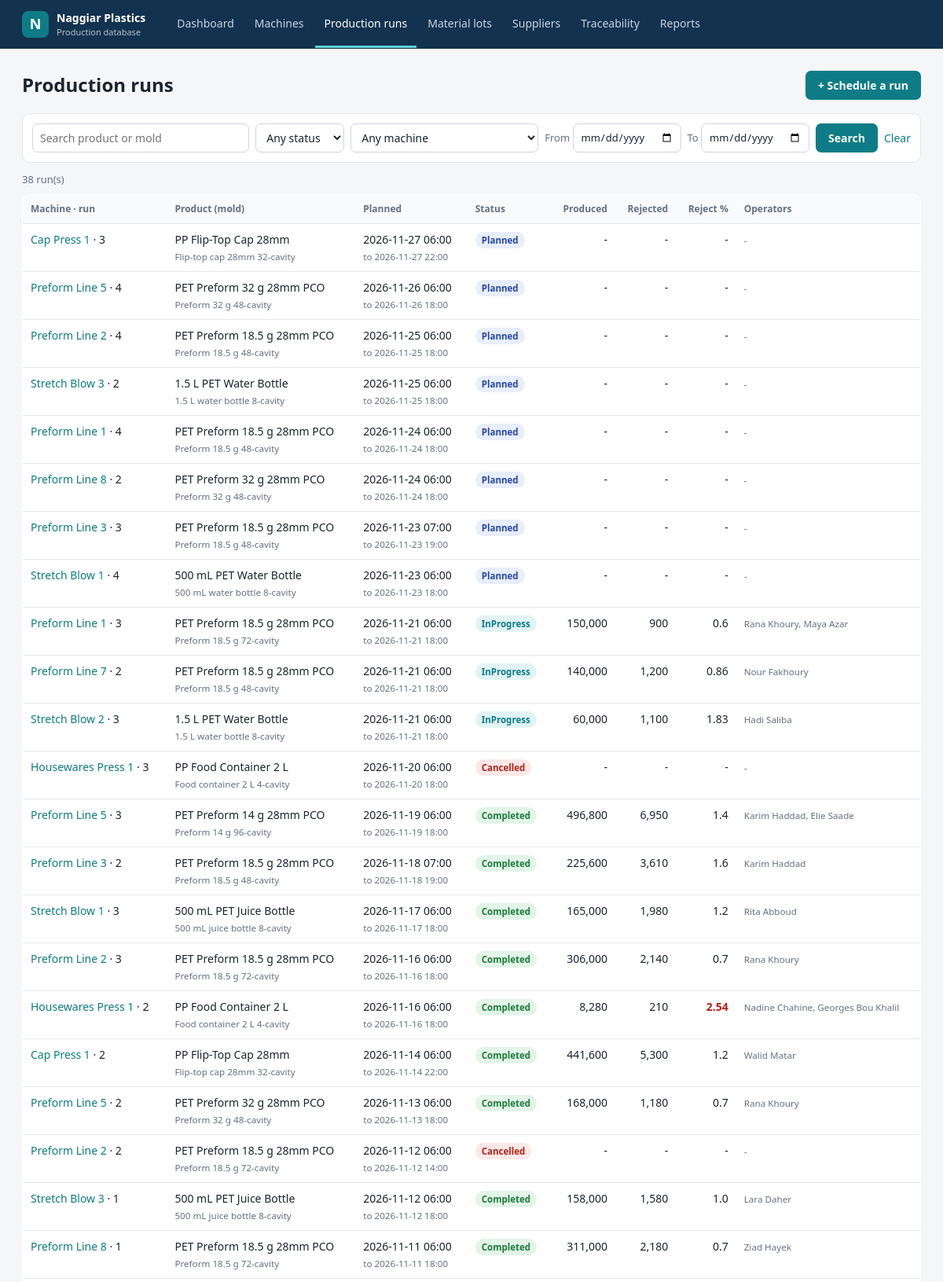
/runs (upper part), run on the app's committed database.
### tables this page shows
CREATE TABLE ProductionRun (
    machineId INT NOT NULL,
    runNo INT NOT NULL,
    plannedStart DATETIME NOT NULL,
    plannedEnd DATETIME NOT NULL,
    actualStart DATETIME,
    actualEnd DATETIME,
    runStatus VARCHAR(20) NOT NULL DEFAULT 'Planned',
    quantityProduced INT,
    quantityRejected INT,
    moldId INT NOT NULL,
    PRIMARY KEY (machineId, runNo),
    FOREIGN KEY (machineId)
        REFERENCES Machine(machineId),
    FOREIGN KEY (moldId)
        REFERENCES Mold(moldId),
    CHECK (runNo > 0),
    CHECK (plannedStart IS strftime('%Y-%m-%d %H:%M', plannedStart)),
    CHECK (plannedEnd IS strftime('%Y-%m-%d %H:%M', plannedEnd)),
    CHECK (actualStart IS strftime('%Y-%m-%d %H:%M', actualStart)),
    CHECK (actualEnd IS strftime('%Y-%m-%d %H:%M', actualEnd)),
    CHECK (plannedEnd > plannedStart),
    CHECK (actualEnd > actualStart),
    CHECK (runStatus IN ('Planned', 'InProgress', 'Completed', 'Cancelled')),
    CHECK (quantityProduced > 0),
    CHECK (quantityRejected BETWEEN 0 AND quantityProduced)
);

CREATE TABLE Machine (
    machineId INTEGER PRIMARY KEY,
    assetTag CHAR(8) NOT NULL UNIQUE,
    machineName VARCHAR(50) NOT NULL,
    moldingType VARCHAR(20) NOT NULL,
    manufacturer VARCHAR(50),
    model VARCHAR(50),
    clampingForceKN DECIMAL(10,2) NOT NULL,
    installationDate DATE,
    machineStatus VARCHAR(20) NOT NULL DEFAULT 'Available',
    cellId INT NOT NULL,
    FOREIGN KEY (cellId)
        REFERENCES ProductionCell(cellId),
    CHECK (machineId > 0),
    CHECK (length(assetTag) = 8),
    CHECK (length(machineName) <= 50),
    CHECK (moldingType IN ('Injection', 'Blow')),
    CHECK (length(manufacturer) <= 50),
    CHECK (length(model) <= 50),
    CHECK (clampingForceKN > 0),
    CHECK (installationDate IS date(installationDate)),
    CHECK (machineStatus IN ('Available', 'InUse', 'UnderMaintenance', 'Inactive'))
);

CREATE TABLE Product (
    productId INTEGER PRIMARY KEY,
    productName VARCHAR(50) NOT NULL,
    moldingType VARCHAR(20) NOT NULL,
    unitWeightG DECIMAL(10,2) NOT NULL,
    foodContactRequired VARCHAR(3) NOT NULL DEFAULT 'No',
    productStatus VARCHAR(20) NOT NULL DEFAULT 'Active',
    CHECK (productId > 0),
    CHECK (length(productName) <= 50),
    CHECK (moldingType IN ('Injection', 'Blow')),
    CHECK (unitWeightG > 0),
    CHECK (foodContactRequired IN ('Yes', 'No')),
    CHECK (productStatus IN ('Active', 'Inactive'))
);

CREATE TABLE Mold (
    moldId INTEGER PRIMARY KEY,
    moldName VARCHAR(50) NOT NULL,
    requiredClampingForceKN DECIMAL(10,2) NOT NULL,
    cavityCount INT NOT NULL,
    moldStatus VARCHAR(20) NOT NULL DEFAULT 'Available',
    productId INT NOT NULL,
    FOREIGN KEY (productId)
        REFERENCES Product(productId),
    CHECK (moldId > 0),
    CHECK (length(moldName) <= 50),
    CHECK (requiredClampingForceKN > 0),
    CHECK (cavityCount BETWEEN 1 AND 1000),
    CHECK (moldStatus IN ('Available', 'InUse', 'UnderMaintenance', 'Inactive'))
);

### app.py (the view)
@app.route("/runs")
def runs():
    status = request.args.get("status", "")
    machine = request.args.get("machine", "")
    date_from = request.args.get("from", "")
    date_to = request.args.get("to", "")
    q = request.args.get("q", "").strip()
    sql = """
        SELECT ProductionRun.*, Machine.machineName, Machine.assetTag,
               Mold.moldName, Product.productName,
               ROUND(100.0 * ProductionRun.quantityRejected
                     / ProductionRun.quantityProduced, 2) AS rejectRate,
               (SELECT group_concat(Operator.firstName || ' ' || Operator.lastName, ', ')
                  FROM OperatorProductionRun
                  JOIN Operator ON OperatorProductionRun.operatorId = Operator.operatorId
                 WHERE OperatorProductionRun.machineId = ProductionRun.machineId
                   AND OperatorProductionRun.runNo = ProductionRun.runNo) AS operators
        FROM ProductionRun
        JOIN Machine ON ProductionRun.machineId = Machine.machineId
        JOIN Mold ON ProductionRun.moldId = Mold.moldId
        JOIN Product ON Mold.productId = Product.productId
        WHERE 1 = 1"""
    args = []
    if status:
        sql += " AND ProductionRun.runStatus = ?"
        args.append(status)
    if machine:
        sql += " AND ProductionRun.machineId = ?"
        args.append(machine)
    if date_from:
        sql += " AND date(ProductionRun.plannedStart) >= ?"
        args.append(date_from)
    if date_to:
        sql += " AND date(ProductionRun.plannedStart) <= ?"
        args.append(date_to)
    if q:
        sql += " AND (Product.productName LIKE ? OR Mold.moldName LIKE ?)"
        args += [f"%{q}%"] * 2
    sql += " ORDER BY ProductionRun.plannedStart DESC"
    return render_template(
        "runs.html", runs=query(sql, args), statuses=RUN_STATUSES,
        machines=query("SELECT machineId, assetTag, machineName FROM Machine ORDER BY assetTag"),
        f={"status": status, "machine": machine, "from": date_from, "to": date_to, "q": q})

### app.py (called while the page is built)
def get_db():
    if "db" not in g:
        g.db = sqlite3.connect(DB_PATH)
        g.db.row_factory = sqlite3.Row
        g.db.execute("PRAGMA foreign_keys = ON")
    return g.db

def query(sql, args=(), one=False):
    rows = get_db().execute(sql, args).fetchall()
    if one:
        return rows[0] if rows else None
    return rows

@app.template_filter("num")
def num(value, decimals=0):
    if value is None or value == "":
        return "-"
    try:
        return f"{float(value):,.{decimals}f}"
    except (TypeError, ValueError):
        return value

@app.context_processor
def inject_globals():
    return {"today": datetime.now().strftime("%d %b %Y")}

### templates/runs.html
{% extends "base.html" %}
{% block content %}
<div class="head">
  <h1>Production runs</h1>
  <a class="btn" href="{{ url_for('run_new') }}">+ Schedule a run</a>
</div>
<form class="filters" method="get">
  <input name="q" value="{{ f.q }}" placeholder="Search product or mold">
  <select name="status"><option value="">Any status</option>
    {% for s in statuses %}<option {{ 'selected' if f.status == s }}>{{ s }}</option>{% endfor %}</select>
  <select name="machine"><option value="">Any machine</option>
    {% for m in machines %}<option value="{{ m.machineId }}" {{ 'selected' if f.machine == m.machineId|string }}>{{ m.assetTag }} &middot; {{ m.machineName }}</option>{% endfor %}</select>
  <label>From <input type="date" name="from" value="{{ f.from }}"></label>
  <label>To <input type="date" name="to" value="{{ f.to }}"></label>
  <button>Search</button>
  <a href="{{ url_for('runs') }}">Clear</a>
</form>
<p class="count">{{ runs|length }} run(s)</p>
<table>
  <tr><th>Machine &middot; run</th><th>Product (mold)</th><th>Planned</th><th>Status</th><th class="r">Produced</th><th class="r">Rejected</th><th class="r">Reject %</th><th>Operators</th></tr>
  {% for r in runs %}
  <tr>
    <td><a href="{{ url_for('machine_detail', machine_id=r.machineId) }}">{{ r.machineName }}</a> &middot; {{ r.runNo }}</td>
    <td>{{ r.productName }}<br><small>{{ r.moldName }}</small></td>
    <td>{{ r.plannedStart }}<br><small>to {{ r.plannedEnd }}</small></td>
    <td><span class="tag {{ r.runStatus }}">{{ r.runStatus }}</span></td>
    <td class="r">{{ r.quantityProduced|num }}</td>
    <td class="r">{{ r.quantityRejected|num }}</td>
    <td class="r {{ 'warn' if r.rejectRate and r.rejectRate > 2 }}">{{ r.rejectRate if r.rejectRate is not none else '-' }}</td>
    <td><small>{{ r.operators or '-' }}</small></td>
  </tr>
  {% else %}
  <tr><td colspan="8" class="empty">No run matches this search.</td></tr>
  {% endfor %}
</table>
{% endblock %}

### static/style.css (style rules this page uses)
:root { --ink:#1b2430;--muted:#667085;--line:#e4e7ec;--bg:#f5f6f8;--navy:#12324f;--accent:#0e7c86;--accent-soft:#e2f3f4;--ok:#1f7a3f;--warn:#b54708;--bad:#b42318; }
* { box-sizing:border-box; }
body { margin:0;font:14px/1.5 'Segoe UI',system-ui,-apple-system,Roboto,Arial,sans-serif;color:var(--ink);background:var(--bg); }
a { color:var(--accent);text-decoration:none; }
h1 { font-size:24px;margin:4px 0 6px; }
.hint,.count { color:var(--muted);font-size:13px;margin:0 0 8px; }
.head { display:flex;justify-content:space-between;align-items:center; }
table { width:100%;border-collapse:collapse;background:#fff;border:1px solid var(--line);border-radius:10px;overflow:hidden; }
th { text-align:left;font-size:12px;color:var(--muted);font-weight:600;background:#f9fafb;padding:9px 10px;border-bottom:1px solid var(--line); }
td { padding:9px 10px;border-bottom:1px solid var(--line);vertical-align:top; }
td small { color:var(--muted); }
.r { text-align:right;font-variant-numeric:tabular-nums; }
.warn { color:var(--bad);font-weight:600; }
.tag { display:inline-block;font-size:11.5px;font-weight:600;padding:2px 8px;border-radius:999px;background:#eef1f4;color:#475467;white-space:nowrap; }
.tag.Active,.tag.Available,.tag.Completed,.tag.Approved { background:#e3f4e8;color:var(--ok); }
.tag.InUse,.tag.InProgress { background:var(--accent-soft);color:var(--accent); }
.tag.Planned { background:#e8eefc;color:#2948a8; }
.tag.Inactive,.tag.Cancelled { background:#fde8e7;color:var(--bad); }
.filters { display:flex;flex-wrap:wrap;gap:8px;align-items:center;background:#fff;border:1px solid var(--line);border-radius:10px;padding:12px;margin:12px 0; }
.filters input[name=q] { flex:1;min-width:220px; }
.filters label { color:var(--muted);font-size:13px; }
input,select { font:inherit;padding:7px 9px;border:1px solid #d0d5dd;border-radius:7px;background:#fff;color:var(--ink); }
button,.btn { font:inherit;font-weight:600;background:var(--accent);color:#fff;border:0;border-radius:7px;padding:8px 16px;cursor:pointer;display:inline-block; }

### data on the page
ProductionRun: machineName "Cap Press 1", runNo "3", productName "PP Flip-Top Cap 28mm", moldName "Flip-top cap 28mm 32-cavity", plannedStart "2026-11-27 06:00", plannedEnd "2026-11-27 22:00", runStatus "Planned", quantityProduced|num "-", quantityRejected|num "-", rejectRate "-", operators "-"
ProductionRun: machineName "Preform Line 5", runNo "4", productName "PET Preform 32 g 28mm PCO", moldName "Preform 32 g 48-cavity", plannedStart "2026-11-26 06:00", plannedEnd "2026-11-26 18:00", runStatus "Planned", quantityProduced|num "-", quantityRejected|num "-", rejectRate "-", operators "-"
ProductionRun: machineName "Preform Line 2", runNo "4", productName "PET Preform 18.5 g 28mm PCO", moldName "Preform 18.5 g 48-cavity", plannedStart "2026-11-25 06:00", plannedEnd "2026-11-25 18:00", runStatus "Planned", quantityProduced|num "-", quantityRejected|num "-", rejectRate "-", operators "-"
ProductionRun: machineName "Stretch Blow 3", runNo "2", productName "1.5 L PET Water Bottle", moldName "1.5 L water bottle 8-cavity", plannedStart "2026-11-25 06:00", plannedEnd "2026-11-25 18:00", runStatus "Planned", quantityProduced|num "-", quantityRejected|num "-", rejectRate "-", operators "-"
ProductionRun: machineName "Preform Line 1", runNo "4", productName "PET Preform 18.5 g 28mm PCO", moldName "Preform 18.5 g 48-cavity", plannedStart "2026-11-24 06:00", plannedEnd "2026-11-24 18:00", runStatus "Planned", quantityProduced|num "-", quantityRejected|num "-", rejectRate "-", operators "-"
ProductionRun: machineName "Preform Line 8", runNo "2", productName "PET Preform 32 g 28mm PCO", moldName "Preform 32 g 48-cavity", plannedStart "2026-11-24 06:00", plannedEnd "2026-11-24 18:00", runStatus "Planned", quantityProduced|num "-", quantityRejected|num "-", rejectRate "-", operators "-"
ProductionRun: machineName "Preform Line 3", runNo "3", productName "PET Preform 18.5 g 28mm PCO", moldName "Preform 18.5 g 48-cavity", plannedStart "2026-11-23 07:00", plannedEnd "2026-11-23 19:00", runStatus "Planned", quantityProduced|num "-", quantityRejected|num "-", rejectRate "-", operators "-"
ProductionRun: machineName "Stretch Blow 1", runNo "4", productName "500 mL PET Water Bottle", moldName "500 mL water bottle 8-cavity", plannedStart "2026-11-23 06:00", plannedEnd "2026-11-23 18:00", runStatus "Planned", quantityProduced|num "-", quantityRejected|num "-", rejectRate "-", operators "-"
ProductionRun: machineName "Preform Line 1", runNo "3", productName "PET Preform 18.5 g 28mm PCO", moldName "Preform 18.5 g 72-cavity", plannedStart "2026-11-21 06:00", plannedEnd "2026-11-21 18:00", runStatus "InProgress", quantityProduced|num "150,000", quantityRejected|num "900", rejectRate "0.6", operators "Rana Khoury, Maya Azar"
ProductionRun: machineName "Preform Line 7", runNo "2", productName "PET Preform 18.5 g 28mm PCO", moldName "Preform 18.5 g 48-cavity", plannedStart "2026-11-21 06:00", plannedEnd "2026-11-21 18:00", runStatus "InProgress", quantityProduced|num "140,000", quantityRejected|num "1,200", rejectRate "0.86", operators "Nour Fakhoury"
ProductionRun: machineName "Stretch Blow 2", runNo "3", productName "1.5 L PET Water Bottle", moldName "1.5 L water bottle 8-cavity", plannedStart "2026-11-21 06:00", plannedEnd "2026-11-21 18:00", runStatus "InProgress", quantityProduced|num "60,000", quantityRejected|num "1,100", rejectRate "1.83", operators "Hadi Saliba"
ProductionRun: machineName "Housewares Press 1", runNo "3", productName "PP Food Container 2 L", moldName "Food container 2 L 4-cavity", plannedStart "2026-11-20 06:00", plannedEnd "2026-11-20 18:00", runStatus "Cancelled", quantityProduced|num "-", quantityRejected|num "-", rejectRate "-", operators "-"
ProductionRun: machineName "Preform Line 5", runNo "3", productName "PET Preform 14 g 28mm PCO", moldName "Preform 14 g 96-cavity", plannedStart "2026-11-19 06:00", plannedEnd "2026-11-19 18:00", runStatus "Completed", quantityProduced|num "496,800", quantityRejected|num "6,950", rejectRate "1.4", operators "Karim Haddad, Elie Saade"
ProductionRun: machineName "Preform Line 3", runNo "2", productName "PET Preform 18.5 g 28mm PCO", moldName "Preform 18.5 g 48-cavity", plannedStart "2026-11-18 07:00", plannedEnd "2026-11-18 19:00", runStatus "Completed", quantityProduced|num "225,600", quantityRejected|num "3,610", rejectRate "1.6", operators "Karim Haddad"
ProductionRun: machineName "Stretch Blow 1", runNo "3", productName "500 mL PET Juice Bottle", moldName "500 mL juice bottle 8-cavity", plannedStart "2026-11-17 06:00", plannedEnd "2026-11-17 18:00", runStatus "Completed", quantityProduced|num "165,000", quantityRejected|num "1,980", rejectRate "1.2", operators "Rita Abboud"
ProductionRun: machineName "Preform Line 2", runNo "3", productName "PET Preform 18.5 g 28mm PCO", moldName "Preform 18.5 g 72-cavity", plannedStart "2026-11-16 06:00", plannedEnd "2026-11-16 18:00", runStatus "Completed", quantityProduced|num "306,000", quantityRejected|num "2,140", rejectRate "0.7", operators "Rana Khoury"
ProductionRun: machineName "Housewares Press 1", runNo "2", productName "PP Food Container 2 L", moldName "Food container 2 L 4-cavity", plannedStart "2026-11-16 06:00", plannedEnd "2026-11-16 18:00", runStatus "Completed", quantityProduced|num "8,280", quantityRejected|num "210", rejectRate "2.54", operators "Nadine Chahine, Georges Bou Khalil"
ProductionRun: machineName "Cap Press 1", runNo "2", productName "PP Flip-Top Cap 28mm", moldName "Flip-top cap 28mm 32-cavity", plannedStart "2026-11-14 06:00", plannedEnd "2026-11-14 22:00", runStatus "Completed", quantityProduced|num "441,600", quantityRejected|num "5,300", rejectRate "1.2", operators "Walid Matar"
ProductionRun: machineName "Preform Line 5", runNo "2", productName "PET Preform 32 g 28mm PCO", moldName "Preform 32 g 48-cavity", plannedStart "2026-11-13 06:00", plannedEnd "2026-11-13 18:00", runStatus "Completed", quantityProduced|num "168,000", quantityRejected|num "1,180", rejectRate "0.7", operators "Rana Khoury"
ProductionRun: machineName "Preform Line 2", runNo "2", productName "PET Preform 18.5 g 28mm PCO", moldName "Preform 18.5 g 72-cavity", plannedStart "2026-11-12 06:00", plannedEnd "2026-11-12 14:00", runStatus "Cancelled", quantityProduced|num "-", quantityRejected|num "-", rejectRate "-", operators "-"
ProductionRun: machineName "Stretch Blow 3", runNo "1", productName "500 mL PET Juice Bottle", moldName "500 mL juice bottle 8-cavity", plannedStart "2026-11-12 06:00", plannedEnd "2026-11-12 18:00", runStatus "Completed", quantityProduced|num "158,000", quantityRejected|num "1,580", rejectRate "1.0", operators "Lara Daher"
ProductionRun: machineName "Preform Line 8", runNo "1", productName "PET Preform 18.5 g 28mm PCO", moldName "Preform 18.5 g 72-cavity", plannedStart "2026-11-11 06:00", plannedEnd "2026-11-11 18:00", runStatus "Completed", quantityProduced|num "311,000", quantityRejected|num "2,180", rejectRate "0.7", operators "Ziad Hayek"

### other printed values
{{ runs|length }} "38"
